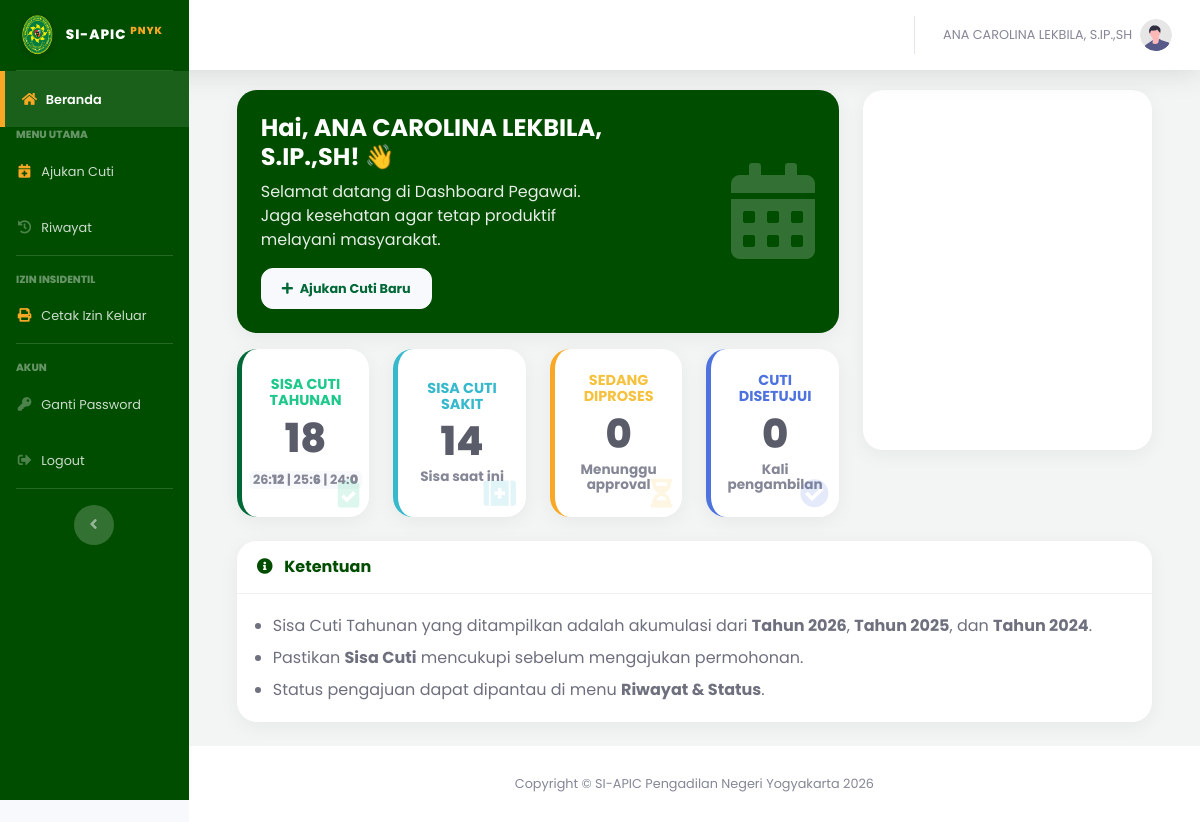
Before: /index.php?page=dashboard_user (signed in) with the older database file.
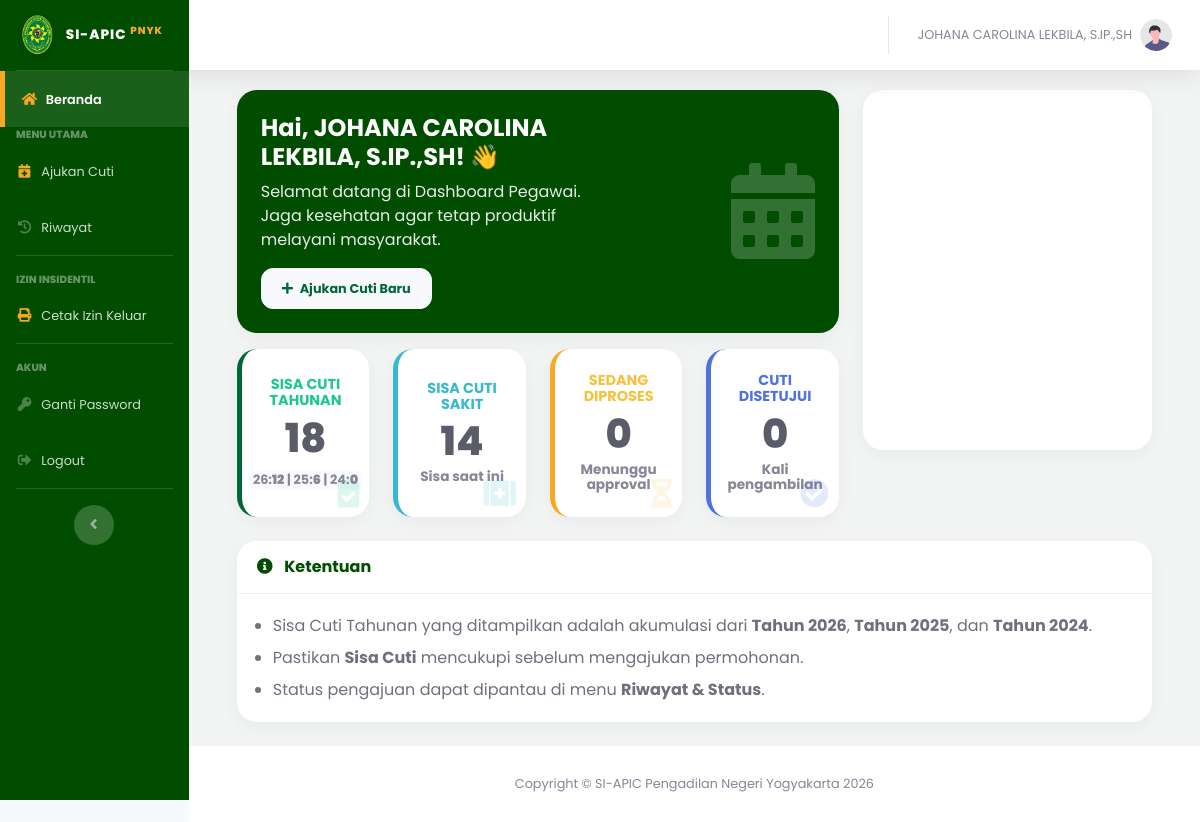
After: the same page with the newer database file.
### tables this page shows
CREATE TABLE `users` (
  `id_user` int(11) NOT NULL,
  `nip` varchar(30) NOT NULL,
  `masa_kerja` varchar(50) DEFAULT NULL,
  `password` varchar(255) NOT NULL,
  `nama_lengkap` varchar(100) NOT NULL,
  `jabatan` varchar(100) DEFAULT NULL,
  `kategori_laporan` enum('HAKIM KARIR DAN AD HOC','PANITERA DAN PANMUD','SEKRETARIS DAN KASUBBAG','PANITERA PENGGANTI','JURUSITA','JURUSITA PENGGANTI','STAF') NOT NULL,
  `pangkat` varchar(50) DEFAULT NULL,
  `unit_kerja` varchar(100) DEFAULT 'Pengadilan Negeri Yogyakarta',
  `no_telepon` varchar(20) DEFAULT NULL,
  `role` enum('admin','user') NOT NULL,
  `is_atasan_langsung` tinyint(1) DEFAULT 0 COMMENT '1=Bisa TTD, 0=Staf Biasa',
  `sisa_cuti_n` int(11) DEFAULT 12,
  `sisa_cuti_n1` int(11) DEFAULT 0,
  `sisa_cuti_n2` int(11) DEFAULT 0,
  `kuota_cuti_sakit` int(11) DEFAULT 14,
  `created_at` timestamp NOT NULL DEFAULT current_timestamp(),
  `status_akun` enum('aktif','nonaktif') DEFAULT 'aktif',
  `id_atasan` int(11) DEFAULT NULL,
  `is_atasan` enum('0','1') DEFAULT '0'
);

### pages/user/dashboard.php (the view, shortened to what the changed rows need)
<?php
$id_user = $_SESSION['id_user'];
$query_user = mysqli_query($koneksi, "SELECT * FROM users WHERE id_user='$id_user'");
$total_tahunan = 0;
$sisa_sakit    = 0;
$nama_lengkap  = $_SESSION['nama_lengkap'];
if(mysqli_num_rows($query_user) > 0){
    $user = mysqli_fetch_assoc($query_user);
    $nama_lengkap = $user['nama_lengkap'];
    $n  = isset($user['sisa_cuti_n'])  ? $user['sisa_cuti_n']  : 0;
    $n1 = isset($user['sisa_cuti_n1']) ? $user['sisa_cuti_n1'] : 0;
    $n2 = isset($user['sisa_cuti_n2']) ? $user['sisa_cuti_n2'] : 0;
    $total_tahunan = $n + $n1 + $n2;
    $sisa_sakit = isset($user['kuota_cuti_sakit']) ? $user['kuota_cuti_sakit'] : 0;
}
$thn_skrg = date('Y');
$thn_min1 = $thn_skrg - 1;
$thn_min2 = $thn_skrg - 2;
$query_menunggu = mysqli_query($koneksi, "SELECT * FROM pengajuan_cuti WHERE id_user='$id_user' AND status='diajukan'");
$jml_menunggu = mysqli_num_rows($query_menunggu);
$query_setuju = mysqli_query($koneksi, "SELECT * FROM pengajuan_cuti WHERE id_user='$id_user' AND status='Disetujui' AND YEAR(tgl_mulai)='$thn_skrg'");
$jml_setuju = mysqli_num_rows($query_setuju);
?>
<div class="container-fluid">
    <div class="row">
        <div class="col-xl-8 col-lg-7">
            <div class="card text-white shadow mb-3" style="background: linear-gradient(90deg, #004d00 0%, #004d00 100%); border-radius: 20px; border:none;">
                <div class="card-body p-4">
                    <div class="row align-items-center">
                        <div class="col-md-8">
                            <h2 class="font-weight-bold mb-2" style="font-size: 1.5rem;">Hai, <?php echo $nama_lengkap; ?>! 👋</h2>
                            <p class="mb-3" style="opacity: 0.9;">Selamat datang di Dashboard Pegawai. Jaga kesehatan agar tetap produktif melayani masyarakat.</p>
                            <a href="index.php?page=form_cuti" class="btn btn-light font-weight-bold shadow-sm" style="border-radius: 30px; color: #006837 !important; font-size: 0.8rem;"><i class="fas fa-plus mr-1"></i> Ajukan Cuti Baru</a>
                        </div>
                        <div class="col-md-4 d-none d-md-block text-right">
                            <i class="fas fa-calendar-alt" style="font-size: 6rem; opacity: 0.2;"></i>
                        </div>
                    </div>
                </div>
            </div>
            <div class="row">
                <div class="col-xl-3 col-md-6 mb-4">
                    <div class="card stat-card py-1 border-left-success shadow-sm h-100" style="border-left: 5px solid #006837 !important;">
                        <div class="card-body">
                            <div class="text-xs font-weight-bold text-success text-uppercase mb-1">Sisa Cuti<br>Tahunan</div>
                            <div class="h2 mb-0 font-weight-bold text-gray-800"><?php echo $total_tahunan; ?></div>
                            <div class="mt-2 text-xs font-weight-bold text-muted" style="background: #f8f9fc; padding: 2px 4px; border-radius: 5px; display: inline-block;">
                                <?php echo substr($thn_skrg, 2); ?>:<b><?php echo $n; ?></b> | <?php echo substr($thn_min1, 2); ?>:<b><?php echo $n1; ?></b> | <?php echo substr($thn_min2, 2); ?>:<b><?php echo $n2; ?></b>
                            </div>
                            <i class="fas fa-clipboard-check stat-icon-bg text-success"></i>
                        </div>
                    </div>
                </div>
                <div class="col-xl-3 col-md-6 mb-4">
                    <div class="card stat-card py-1 border-left-success shadow-sm h-100" style="border-left: 5px solid #36b9cc !important;">
                        <div class="card-body">
                            <div class="text-xs font-weight-bold text-info text-uppercase mb-1">Sisa Cuti<br>Sakit</div>
                            <div class="h2 mb-0 font-weight-bold text-gray-800"><?php echo $sisa_sakit; ?></div>
                            <div class="mt-1 text-xs text-muted">Sisa saat ini</div>
                            <i class="fas fa-first-aid stat-icon-bg text-info"></i>
                        </div>
                    </div>
                </div>
                <div class="col-xl-3 col-md-6 mb-4">
                     <div class="card stat-card py-1 border-left-success shadow-sm h-100" style="border-left: 5px solid #F9A825 !important;">
                        <div class="card-body">
                            <div class="text-xs font-weight-bold text-warning text-uppercase mb-1">Sedang<br>Diproses</div>
                            <div class="h2 mb-0 font-weight-bold text-gray-800"><?php echo $jml_menunggu; ?></div>
                            <div class="mt-1 text-xs text-muted">Menunggu approval</div>
                            <i class="fas fa-hourglass-half stat-icon-bg text-warning"></i>
                        </div>
                    </div>
                </div>
                <div class="col-xl-3 col-md-6 mb-4">
                    <div class="card stat-card py-1 border-left-primary shadow-sm h-100" style="border-left: 5px solid #4e73df !important;">
                        <div class="card-body">
                            <div class="text-xs font-weight-bold text-primary text-uppercase mb-1"> Cuti<br>Disetujui</div>
                            <div class="h2 mb-0 font-weight-bold text-gray-800"><?php echo $jml_setuju; ?></div>
                            <div class="mt-1 text-xs text-muted">Kali pengambilan</div>
                            <i class="fas fa-check-circle stat-icon-bg text-primary"></i>
                        </div>
                    </div>
                </div>
            </div>
        </div>
        <div class="col-xl-4 col-lg-5 mb-4">
            <div class="card card-modern calendar-card-fix shadow-sm">
                <div class="card-body p-3">
                </div>
            </div>
        </div>
    </div>
    <div class="row">
        <div class="col-12">
            <div class="card mb-4 shadow-sm">
                <div class="card-header py-3 bg-white d-flex align-items-center">
                    <h6 class="m-0 font-weight-bold text-primary" style="color: #004d00 !important;">
                        <i class="fas fa-info-circle mr-2"></i> Ketentuan
                    </h6>
                </div>
                <div class="card-body text-gray-700">
                    <ul class="mb-0 pl-3">
                        <li class="mb-2">Sisa Cuti Tahunan yang ditampilkan adalah akumulasi dari <b>Tahun <?php echo $thn_skrg; ?></b>, <b>Tahun <?php echo $thn_min1; ?></b>, dan <b>Tahun <?php echo $thn_min2; ?></b>.</li>
                        <li class="mb-2">Pastikan <b>Sisa Cuti</b> mencukupi sebelum mengajukan permohonan.</li>
                        <li>Status pengajuan dapat dipantau di menu <b>Riwayat & Status</b>.</li>
                    </ul>
                </div>
            </div>
        </div>
    </div>
</div>
<link href='https://cdn.jsdelivr.net/npm/fullcalendar@5.11.3/main.min.css' rel='stylesheet' />

### layout/topbar.php (shortened to what the changed rows need)
<div id="content-wrapper" class="d-flex flex-column">
    <div id="content" style="padding-top: 90px;">
<nav class="navbar navbar-expand navbar-light bg-white topbar mb-4 fixed-top shadow">
            <ul class="navbar-nav ml-auto">
                <li class="nav-item dropdown no-arrow">
                    <a class="nav-link dropdown-toggle" href="#" id="userDropdown" role="button" data-toggle="dropdown" aria-haspopup="true" aria-expanded="false">
                        <span class="mr-2 d-none d-lg-inline text-gray-600 small">
                            <?php echo $_SESSION['nama_lengkap']; ?>
                        </span>
                        <img class="img-profile rounded-circle" src="assets/img/undraw_profile.svg">
                    </a>
                </li>
            </ul>
        </nav>
        <div class="container-fluid">

Changed rows visible on the page:
changed users: nama_lengkap "ANA CAROLINA LEKBILA, S.IP.,SH" → "JOHANA CAROLINA LEKBILA, S.IP.,SH"
Other visible differences:
$_SESSION['nama_lengkap']: "ANA CAROLINA LEKBILA, S.IP.,SH" → "JOHANA CAROLINA LEKBILA, S.IP.,SH"
